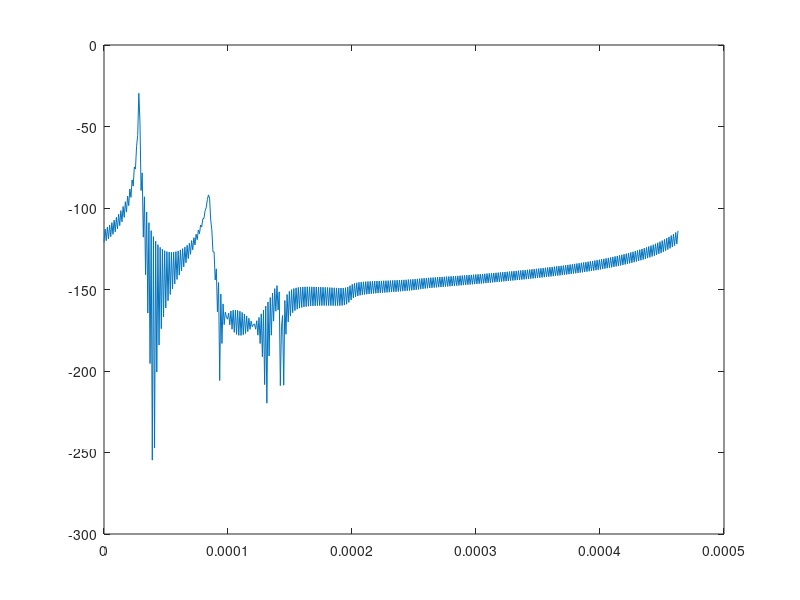

The MATLAB source for this figure:

%http://claude.lahache.free.fr/mapage2/lignes.pdf
%on considère ici qu'on utilise des Twin lead!!! Différent pour d'autre
%choses

% plage de frequences modeliser
demi_plage = [0:1104000/256:1104000-(1104000/256)];
plage = [0:2208000/512:2208000-(2208000/512)];
nombre_un = 1;
tableau_temps = [0:1:511];   % on se place ici sur 0->512 car il ne faut pas oublier la symétrie hermitienne donc quand on repasse en temps on repasse sur 0->2208000=2*1104000
%constantes
perme_vide = 4*pi*10^-7 ;        %permeabilite du vide u0
permi_vide = 1/(36*pi)*10^-9 ;   %permittivite du vide e0
permi_rela = 2;%permittivité relative de l'isolant séparant deux conducteurs
Te= 1/1104000;
%parametres ligne filaire
d = 0.001           ;            % diametre section d'un fil
D = 1.5*d            ;           % ecart entre les fils
permi = 2 * permi_vide ;        % permittivite ligne
conduct = 5.65*10^7     ; % "conductivite" du materiau cuivre (1/resistivite)
longueur = 3000;
%parametre primaire de la ligne
L = (perme_vide/pi)*log(2*D/d);  %inductance linéique
C = (pi*permi_vide*permi_rela)/(log(2*D/d)); %capacité linéique
G = C*10^-3*2*pi*demi_plage; %conductance linéique
R = sqrt((perme_vide*demi_plage)/(pi*conduct))/(d*sqrt(1-(d/D)^2)); %Résistance linéique

%gamma(f)
gamma = sqrt(  (R + j*L*2*pi*demi_plage).*(G + j*C*2*pi*demi_plage)  ); %on suppose ici que l'on a pas déphasage donc alpha= gamma. Il faut regarder le doc trouvé sur internet et le compte rendu pour savoir ce qu'on choisit. LEs deux disent pas la même chose

%reponse fréquenciel avec reflexions
rep_freq = 0.5 * (1 + 50/100) * exp(- gamma * longueur)  ./ (1 - 50/100 * 50/100 * exp(-2 * gamma * longueur));
%reponse frequentielle sans reflexion
%rep_freq = 1/2*exp(-gamma*longueur);

%tracer de la reponse fréquencielle
plot(demi_plage, abs(rep_freq));

%tracer réponse impulsionnelle
%plot(Te*tableau_temp, abs(rep_imp));

%réponse fréquencielle symétrique
rep_freq_sym = fliplr(conj(rep_freq));
plot(demi_plage, abs(rep_freq_sym));

%reponse fréquencielle totale
rep_freq_tot = [rep_freq , rep_freq_sym];
plot(plage, abs(rep_freq_tot));

%reponse impulsionnelle 
rep_imp = ifft(rep_freq_tot)

%tracé en fonction des canaux
%plot(tableau_temps, rep_imp);

%tracé en fonction du temps
plot(tableau_temps*Te, rep_imp);

%signal rectangle 

rectangle_base = ones(1,nombre_un);
convolution = conv2(rep_imp, rectangle_base);
nouveau_tableau_temps = [0:1:512+nombre_un-2];
plot(nouveau_tableau_temps*Te, 20*log(convolution));



%figure();subplot(2,1,1), plot(abs(rep_freq))
%subplot(2,1,1) plot(angle(rep_freq))

%symetrie hermitienne pour rep imp reelle
%rep_freq = [rep_freq 0 conj(fliplr(rep_freq(2:256))) ];

%reponse impulsionnelle
%rep_imp = ifft(rep_freq);


%correction periodicite rep imp
%rep_imp_corrige = [ rep_imp(1:256) zeros(1,256) ];

%calcul rep freq corrigee
%rep_freq_corrige = fft(rep_imp_corrige);

% figure,subplot(2,1,1),plot(plage,abs(rep_freq));
% title('reponse frequentielle non corrigee');
% subplot(2,1,2), plot(plage,angle(rep_freq));
% figure,plot(rep_imp);
% title('reponse impulsionnelle non corrigee');
% 
% figure,subplot(2,1,1), plot(plage, abs(rep_freq_corrige));
% title('reponse frequentielle corrigee');
% subplot(2,1,2),plot(plage, angle(rep_freq_corrige));
% figure,plot(rep_imp_corrige);
% title('reponse impulsionnelle corrigee');

